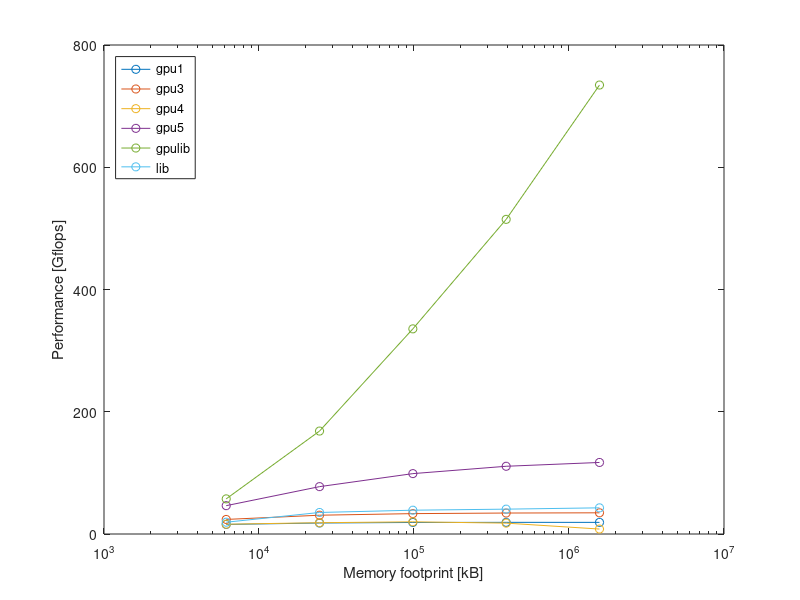

Write the MATLAB code that produced this figure.
clear; close all;
data = importdata('files/all_results.txt');

A = [zeros(size(data.rowheaders)) data.data];
C = unique(data.textdata);

for i = 1:length(data.textdata)
    A(i,1) = find(strcmp(C,data.textdata{i}));
end

I = false(length(A),length(C));
for i = 1:length(C)
    I(:,i) = A(:,1) == i;
end

A(:,3) = A(:,3)/1000;

% memory footprint vs flops
figure;
semilogx(A(I(:,2),2),A(I(:,2),3),'-o',A(I(:,3),2),A(I(:,3),3),'-o',A(I(:,4),2),A(I(:,4),3),'-o',A(I(:,5),2),A(I(:,5),3),'-o',A(I(:,7),2),A(I(:,7),3),'-o',A(I(:,8),2),A(I(:,8),3),'-o');
xlabel('Memory footprint [kB]'); ylabel('Performance [Gflops]');
legend(C{1}, C{3}, C{4}, C{5},C{7},C{8},'Location','northwest');
print('MatrixMemVsFlops.png','-dpng')